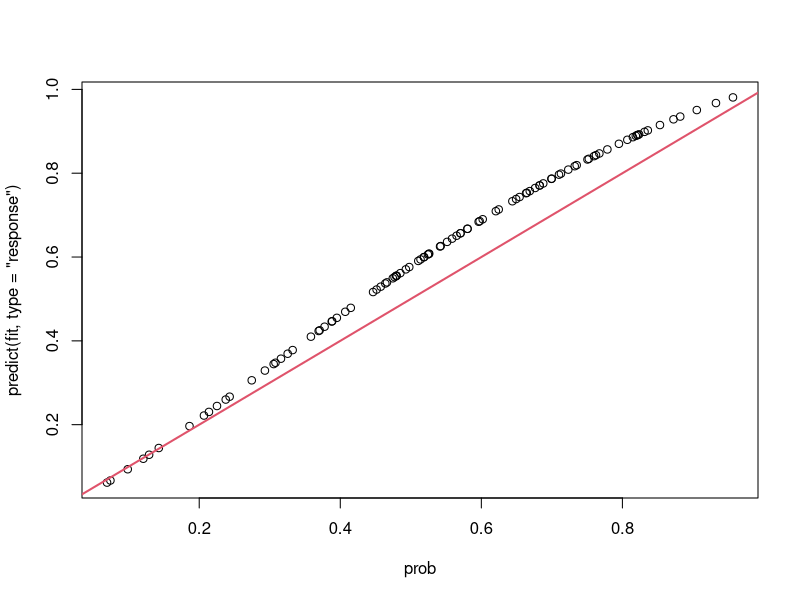
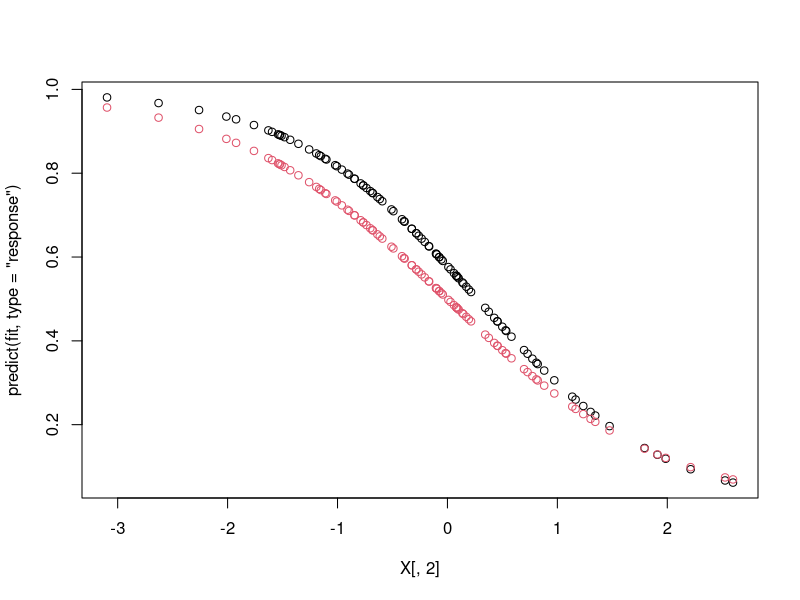

These charts were generated, in order, by the following R code:
############################################
#Objective: simulate logistic regression data 
#           and fit the generating model 
###############################################

#load library
  library(mvtnorm)

#Coeficients, intercept and then slopes
  beta=c(0,-1)

#sample size for one set of data
  n=100

#Number of covariates relevant to the generating model
  n.par=length(beta)-1

#Simulate covariate values  
  Sigma=diag(n.par)
  set.seed(54541)
  covs=rmvnorm(n, mean=rep(0,n.par),sigma=Sigma)

#Create design matrix for generating data
  X=model.matrix(~covs)

#simulate one dataset  
  set.seed(5454)
  linear.terms=X%*%beta

#Get probilities for each combination of linear term 
  prob=plogis(linear.terms)

#Simulate 0-1 data by flipping a weighted coin, where the weight
#is determined by each prob. Each row gets one coin flip to be a 0 or a 1

  y=rbinom(n,1,prob)
  
  y
    
#Fit the simulated data with the generating model
fit=glm(y~0+X,family="binomial")
summary(fit)  

#compare estimats with true beta coeficients
cbind(fit$coefficients,beta)

#plot the true probs and the predicted probs
plot(prob,predict(fit,type="response"))
abline(0,1,lwd=2,col=2)

#Plot probabilites in relation to the first covariate
plot(X[,2],predict(fit,type="response"))

#add in the true values
points(X[,2],prob,col=2)

